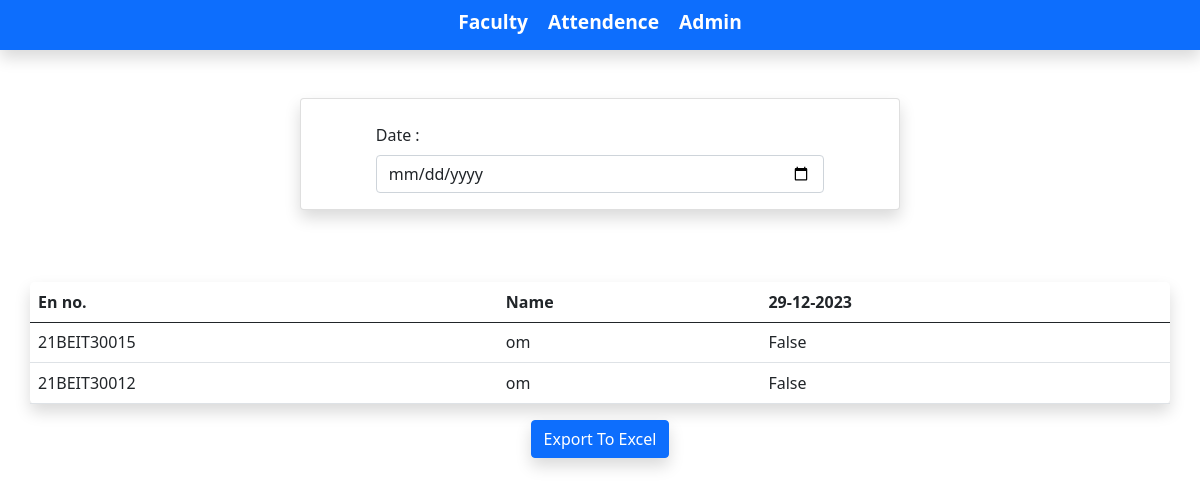
The app's page /faculty/ with its own data.
### college_admin/models.py (models this page shows)
class register(models.Model):
    en_no = models.TextField(max_length=20,primary_key=True)
    name = models.TextField(max_length=20)
    img = models.ImageField(upload_to="img/")
    attended = models.BooleanField(default=False)

### faculty/views.py (the view)
# urls.py: path('',F_home,name='F_home'),
def F_home(request):
    data = register.objects.values("en_no", "name", "attended")
    current_time = time.localtime()
    current_datetime = datetime.fromtimestamp(time.mktime(current_time))
    formatted_date = current_datetime.strftime("%d-%m-%Y")
    date_string = str(formatted_date)
    db_params = {
        "host": "127.0.0.1",
        "database": "Attendance system",
        "user": "postgres",
        "password": "1107",
        "port": "5432",
    }
    try:
        with psycopg2.connect(**db_params) as connection:
            with connection.cursor() as cursor:
                cursor.execute( """
                select * from attendance_system
                """)
                rows = cursor.fetchall()
                print(rows)
    except psycopg2.Error as e:
        print("Error connecting to the database:", e)
    context = {
        "page": "Faculty",
        "data": data,
        "current_datetime": current_datetime,
    }
    return render(request, "F_index.html", context)

### faculty/templates/F_index.html (shortened to what this page needs)
{% extends "./base.html" %}
{% block index %}
<div class="d-flex justify-content-center">
<section class="card shadow m-5 d-flex justify-content-center align-items-center w-50">
<div class="mb-3 w-75 d-block m-4">
  <form action="">
  <label for="exampleInputEmail1" class="form-label">Date :</label>
  <input type="date" class="form-control" name="en_no" placeholder="Date">
</form>
</div>
</section>
</div>
<table class="table container mt-4 shadow rounded-3 border-5">
    <thead>
        <tr>
          <th scope="col">En no.</th>
          <th scope="col">Name</th>
          <th scope="col">{{ current_datetime|date:"d-m-Y"}}</th>
        </tr>
      </thead>
      <tbody>
        <tr>
            {% for row in data %}
            <tr>
              <td>{{ row.en_no }}</td>
              <td>{{ row.name }}</td>
              <td>{{ row.attended }}</td>
            </tr>
          {% endfor %}
        </tr>
      </tbody>
    </table>
    <form method="post" action="{% url 'export_to_excel' %}">
      <div class="d-block custom-button mt-3">
          <button type="submit" class="btn btn-primary shadow">Export To Excel</button>
      </div>
  </form>
{% endblock %}

### college_admin/static/css/CA_index.css (style rules this page uses)
.custom-button { text-align: center; }

### records on screen
register: en_no "21BEIT30015", name "om", attended "False"
register: en_no "21BEIT30012", name "om", attended "False"

### other values on screen
{{ current_datetime|date:"d-m-Y" }} "29-12-2023"
